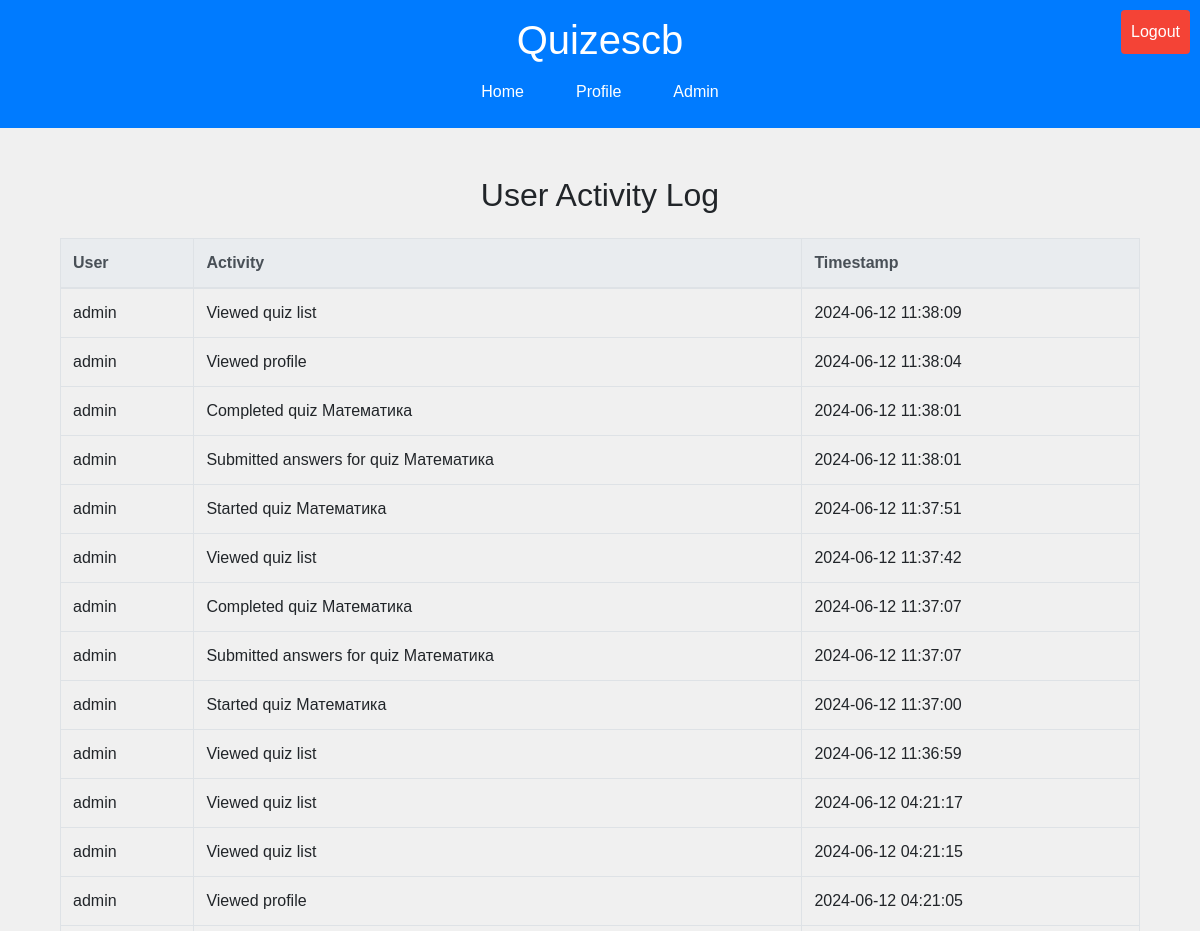
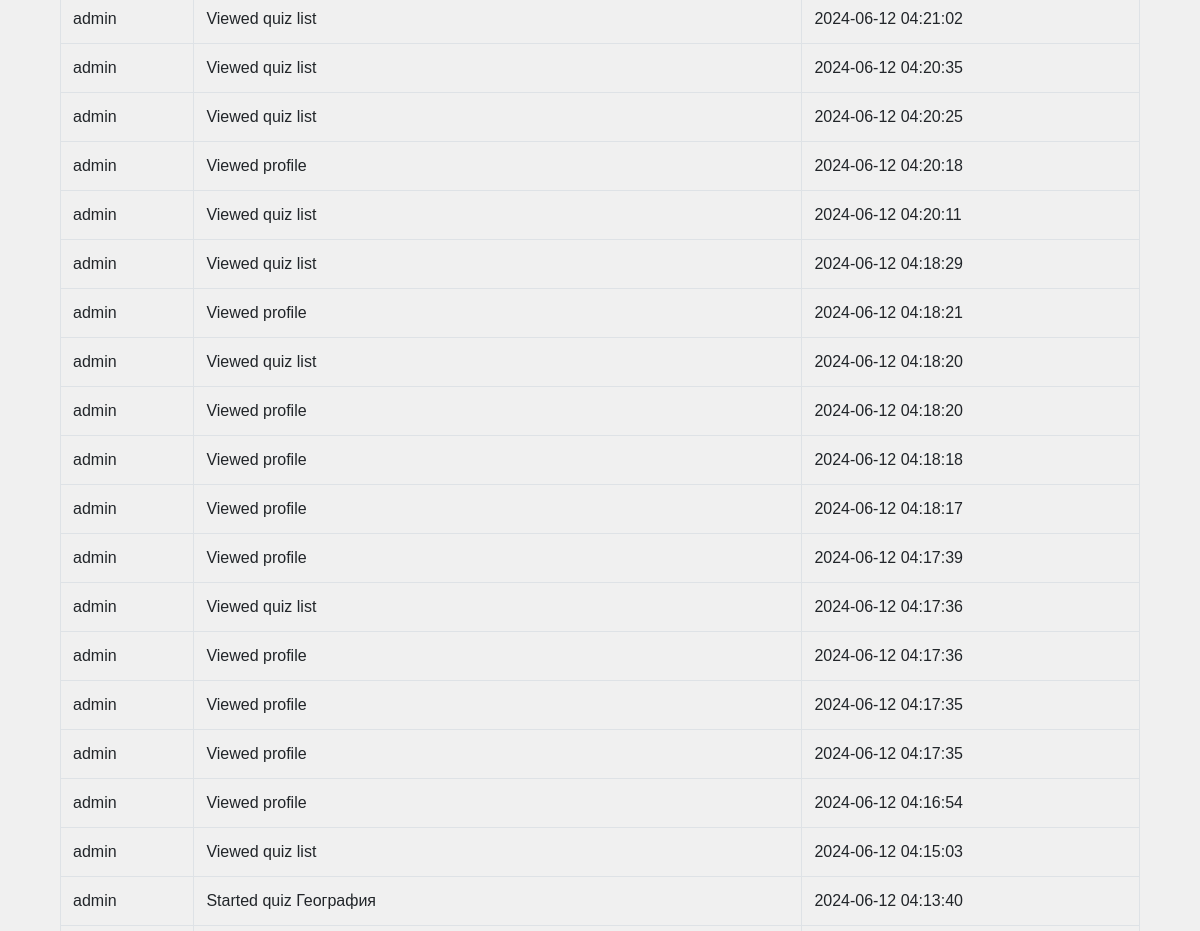
Before: /activity_log/ (signed in, upper part) with the older database file (2 pictures, top to bottom).
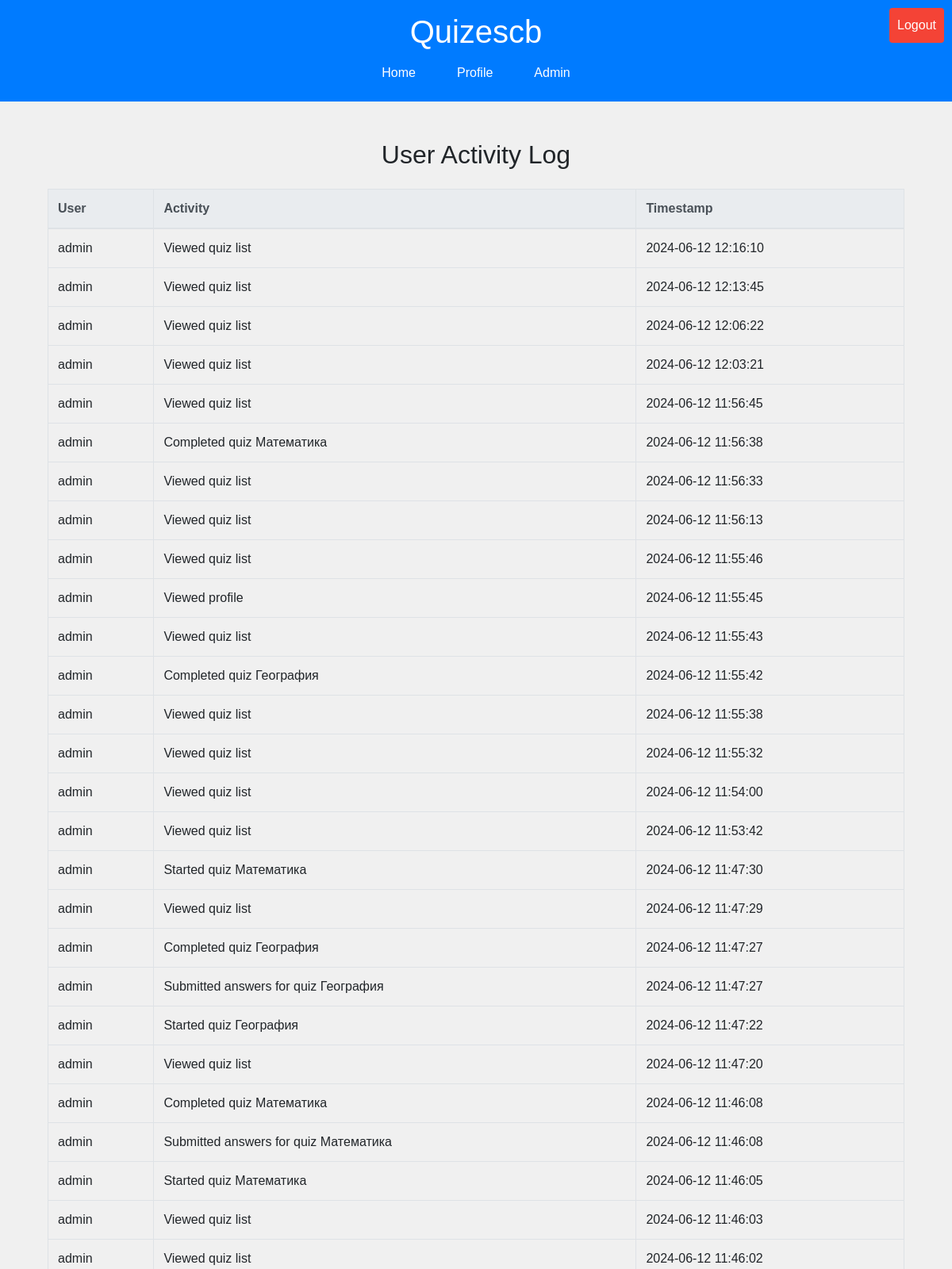
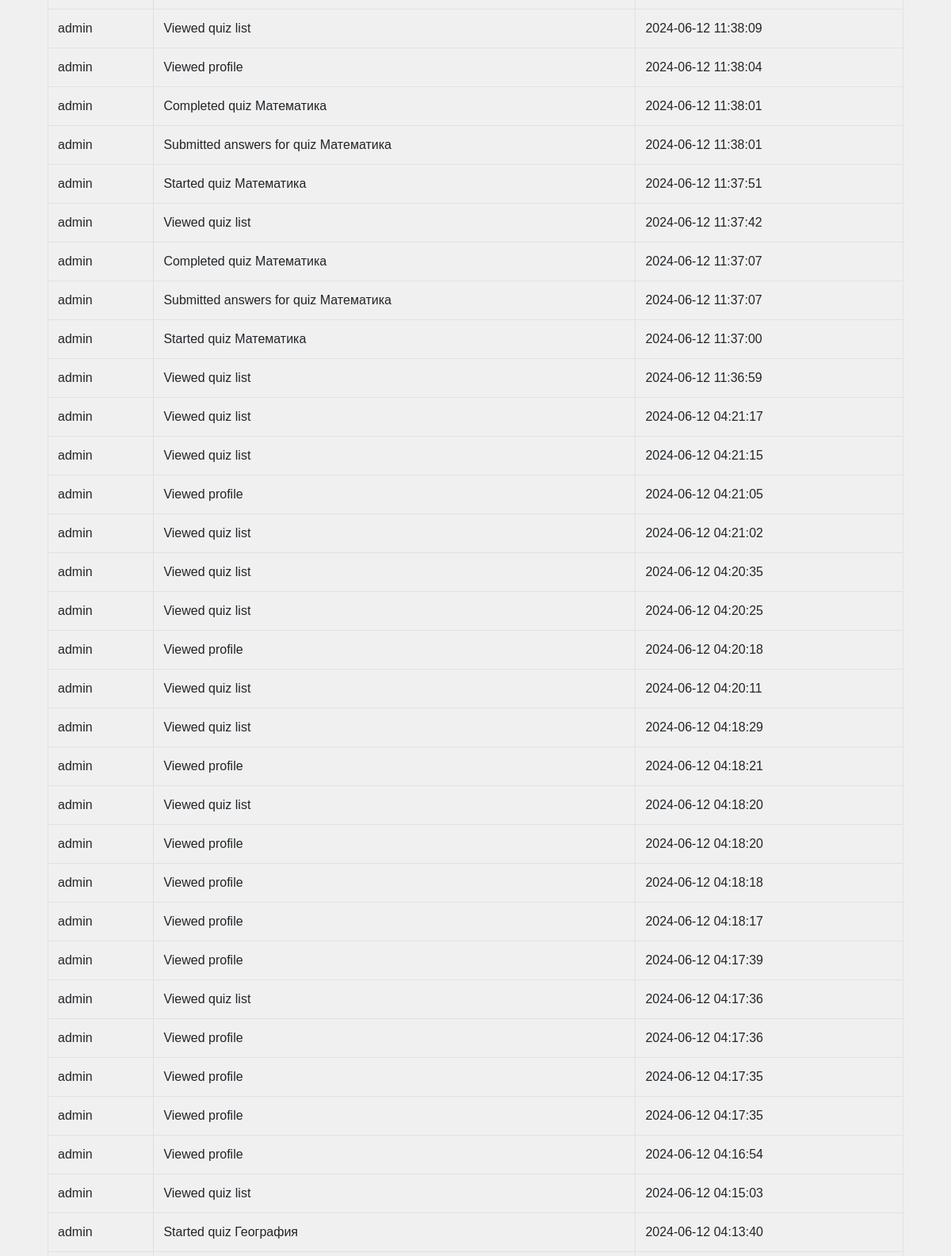
After: the same page with the newer database file (2 pictures, top to bottom).
### quizzes/models.py (models this page shows, shortened)
class UserActivityLog(models.Model):
    user = models.ForeignKey(User, on_delete=models.CASCADE)
    activity = models.CharField(max_length=255)
    timestamp = models.DateTimeField(default=timezone.now)

### quizzes/views.py (the view)
# urls.py: path('activity_log/', quiz_views.activity_log, name='activity_log'),
@login_required
def activity_log(request):
    if not request.user.is_staff:
        return redirect('quiz_list')
    logs = UserActivityLog.objects.all().order_by('-timestamp')
    return render(request, 'quizzes/activity_log.html', {'logs': logs})

### quizzes/templates/quizzes/activity_log.html (shortened to what this page needs)
{% extends 'quizzes/base.html' %}
{% block content %}
<div class="container">
    <h2 class="text-center my-4">User Activity Log</h2>
    <table class="table table-bordered table-hover">
        <thead class="thead-light">
            <tr>
                <th>User</th>
                <th>Activity</th>
                <th>Timestamp</th>
            </tr>
        </thead>
        <tbody>
            {% for log in logs %}
                <tr>
                    <td>{{ log.user.username }}</td>
                    <td>{{ log.activity }}</td>
                    <td>{{ log.timestamp|date:"Y-m-d H:i:s" }}</td>
                </tr>
            {% endfor %}
        </tbody>
    </table>
</div>
{% endblock %}

Changed rows visible on the page:
added UserActivityLog: user.username "admin", activity "Viewed quiz list", timestamp "2024-06-12 12:16:10"
added UserActivityLog: user.username "admin", activity "Viewed quiz list", timestamp "2024-06-12 12:13:45"
added UserActivityLog: user.username "admin", activity "Viewed quiz list", timestamp "2024-06-12 12:06:22"
added UserActivityLog: user.username "admin", activity "Viewed quiz list", timestamp "2024-06-12 12:03:21"
added UserActivityLog: user.username "admin", activity "Viewed quiz list", timestamp "2024-06-12 11:56:45"
added UserActivityLog: user.username "admin", activity "Completed quiz Математика", timestamp "2024-06-12 11:56:38"
added UserActivityLog: user.username "admin", activity "Viewed quiz list", timestamp "2024-06-12 11:56:33"
added UserActivityLog: user.username "admin", activity "Viewed quiz list", timestamp "2024-06-12 11:56:13"
added UserActivityLog: user.username "admin", activity "Viewed quiz list", timestamp "2024-06-12 11:55:46"
added UserActivityLog: user.username "admin", activity "Viewed profile", timestamp "2024-06-12 11:55:45"
added UserActivityLog: user.username "admin", activity "Viewed quiz list", timestamp "2024-06-12 11:55:43"
added UserActivityLog: user.username "admin", activity "Completed quiz География", timestamp "2024-06-12 11:55:42"
added UserActivityLog: user.username "admin", activity "Viewed quiz list", timestamp "2024-06-12 11:55:38"
added UserActivityLog: user.username "admin", activity "Viewed quiz list", timestamp "2024-06-12 11:55:32"
added UserActivityLog: user.username "admin", activity "Viewed quiz list", timestamp "2024-06-12 11:54:00"
added UserActivityLog: user.username "admin", activity "Viewed quiz list", timestamp "2024-06-12 11:53:42"
added UserActivityLog: user.username "admin", activity "Started quiz Математика", timestamp "2024-06-12 11:47:30"
added UserActivityLog: user.username "admin", activity "Viewed quiz list", timestamp "2024-06-12 11:47:29"
added UserActivityLog: user.username "admin", activity "Completed quiz География", timestamp "2024-06-12 11:47:27"
added UserActivityLog: user.username "admin", activity "Submitted answers for quiz География", timestamp "2024-06-12 11:47:27"
added UserActivityLog: user.username "admin", activity "Started quiz География", timestamp "2024-06-12 11:47:22"
added UserActivityLog: user.username "admin", activity "Viewed quiz list", timestamp "2024-06-12 11:47:20"
added UserActivityLog: user.username "admin", activity "Completed quiz Математика", timestamp "2024-06-12 11:46:08"
added UserActivityLog: user.username "admin", activity "Submitted answers for quiz Математика", timestamp "2024-06-12 11:46:08"
added UserActivityLog: user.username "admin", activity "Started quiz Математика", timestamp "2024-06-12 11:46:05"
added UserActivityLog: user.username "admin", activity "Viewed quiz list", timestamp "2024-06-12 11:46:03"
added UserActivityLog: user.username "admin", activity "Viewed quiz list", timestamp "2024-06-12 11:46:02"
